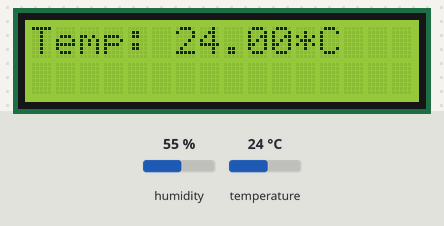
Bench run of a sketch on a simulated Arduino Uno, built with avr-gcc and run on an emulated ATmega328P. On the bench: 16×2 character LCD. Wiring (inferred from the names in the program): DHT11 sensor: data A0. Inputs (shaded band) come from the test bench; at power-on: temperature 24 °C, humidity 55 %. What the sketch prints to the serial monitor is not drawn.

Above: at 1.2 s.
1.3 s: temperature set to 12 °C
At 2.9 s:
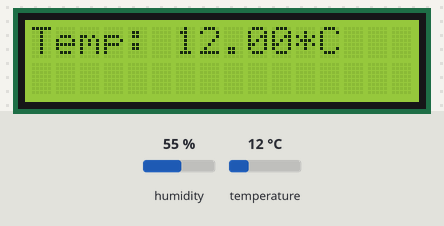
5.4 s: temperature set to 19 °C
At 7.0 s:
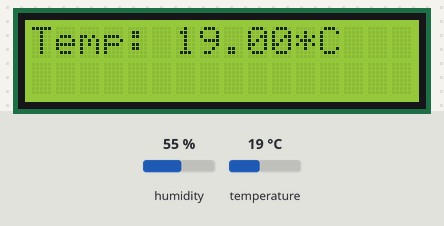
8.7 s: temperature set to 28 °C
At 10.1 s:
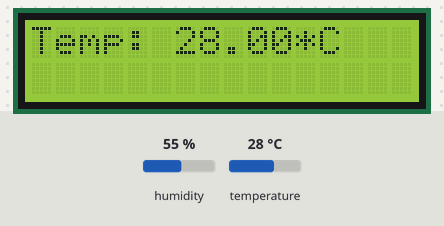
Timing chart, 0 to 11.7 s (numbered marks = the images above; inputs shaded):
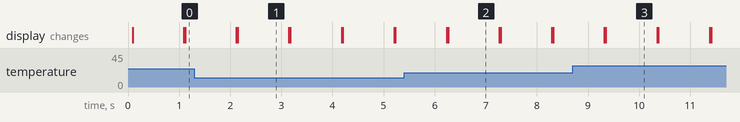

Measured:
- after the input at 1.3 s, the display: first differs from a run without the input after 0.85 s (image 1)
- after the input at 5.4 s, the display: first differs from a run without the input after 0.86 s (image 2)
- after the input at 8.7 s, the display: first differs from a run without the input after 0.65 s (image 3)
- what the display in image 1 shows lasts 1.0 s, from 2.1 s to 3.1 s

The sketch:

LCD_humidity_and_temp_SHAPE.ino
```cpp
// If you're using a METRO EXPRESS, change this value to 3.333
#define ANALOGREFVOLTAGE 5.000

// include the lcd library code:
#include <LiquidCrystal.h>

#include "dht.h"
#define dht_apin A0

dht DHT;

// initialize the library with the numbers of the interface pins
LiquidCrystal lcd(7, 8, 9, 10, 11, 12);

// TMP36 Pin
int temperaturePin = 0;

void setup() {
  Serial.begin(9600);
  // set up the LCD's number of columns and rows:
  lcd.begin(16, 2);
}

void loop() {

  Serial.println("Main loop starting");
  DHT.read11(dht_apin);
  float temperature = 0;
  temperature = DHT.temperature;
  Serial.println(temperature);

  // Write temperature to the LCD
  lcd.print("Temp: ");
  lcd.setCursor(6,0);
  lcd.print(temperature);
  lcd.setCursor(11,0);
  lcd.print("*C");
  // Wait 1s
  delay(1000);
  // Refresh the LCD
  lcd.clear();
}
```
